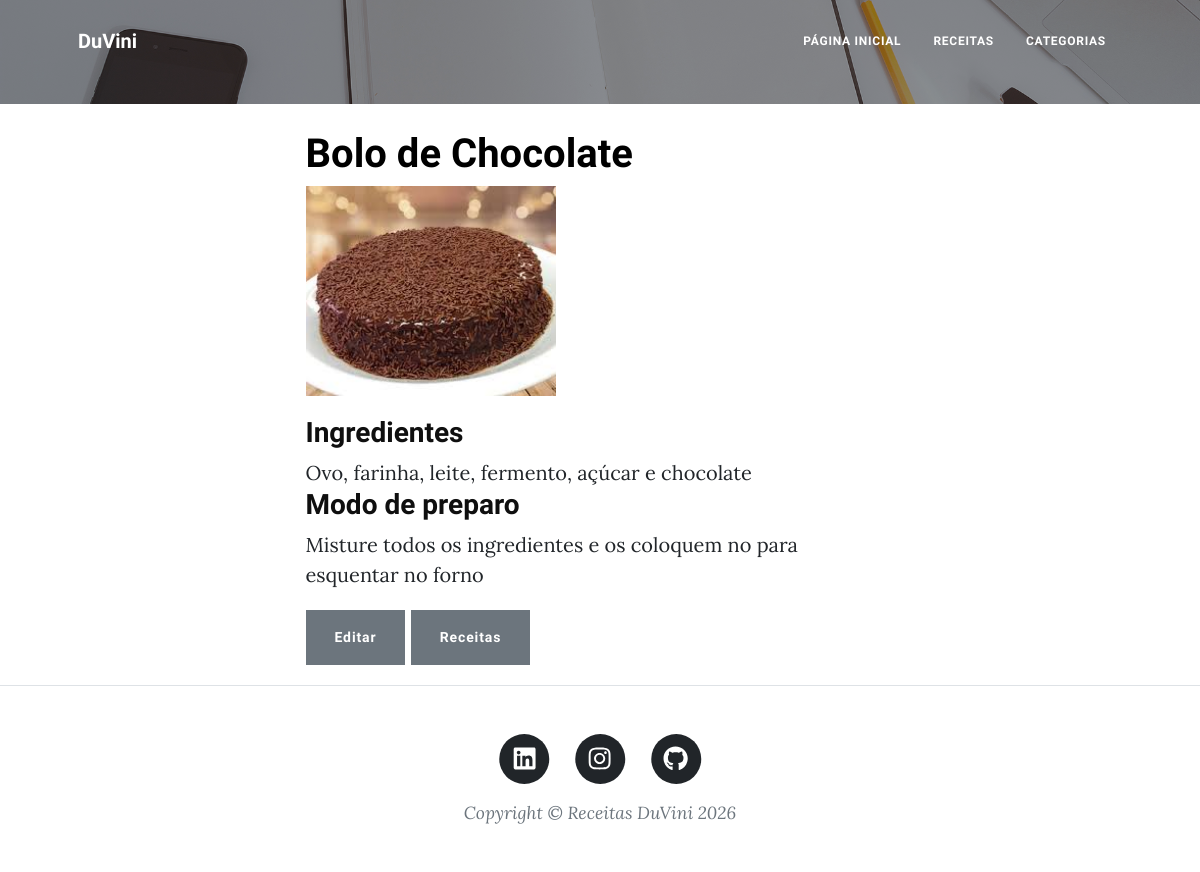
Screenshot of /detalhes_receita/1/ with the database file from the repository.
### receita/models.py (models this page shows, shortened)
class Receita(models.Model):
    titulo = models.CharField(max_length=100)
    ingredientes = models.TextField()
    modo_preparo = models.TextField()
    data_criacao = models.DateTimeField(auto_now_add=True)
    categoria = models.ForeignKey(Categoria, on_delete=models.CASCADE)
    foto_receita = models.ImageField(upload_to='fotos/%d/%m/%Y/', blank=True, null=True)

### receita/views.py (the view)
# urls.py: path('detalhes_receita/<int:id_receita>/', views.detalhes_receita, name="detalhes_receita"),
def detalhes_receita(request, id_receita):
    receita = Receita.objects.get(id = id_receita)
    context = {'receita': receita}
    return render(request, 'detalhes_receita.html', context)

### receita/templates/detalhes_receita.html (shortened to what this page needs)
{% extends 'base.html' %}
{% block content %}
    <h1 style="color: rgb(0, 0, 0)">{{receita.titulo}}</h1>
    <section>
        {% if receita.foto_receita %}
        <img src="{{ receita.foto_receita.url }}" alt="Foto da receita" style="width: 250px;">
        {% else %}
        <img src="" alt="Sem foto">
        {% endif %}
    </section>
    <section >
        <h3 style="color: rgb(15, 15, 15); padding-top: 20px;">Ingredientes</h3>
        {{receita.ingredientes}}
    </section>
    <section>
        <h3 style="color: rgb(15, 15, 15)">Modo de preparo</h3>
        {{receita.modo_preparo}}
    </section>
    <section style="padding-top: 20px;">
        <a href="{% url 'editar_receita' id_receita=receita.id %}" class="btn btn-secondary">Editar</a>
        <a href="{% url 'receitas' %}" class="btn btn-secondary">Receitas</a>
    </section>
{% endblock %}

### rows the page displays
Receita: titulo "Bolo de Chocolate", foto_receita (picture), ingredientes "Ovo, farinha, leite, fermento, açúcar e chocolate", modo_preparo "Misture todos os ingredientes e os coloquem no para esquentar no forno"
